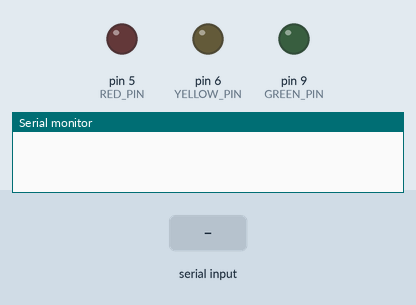
Recording of a sketch running on a simulated Arduino Uno, built with avr-gcc and run on an emulated ATmega328P. Parts: output pins drawn as LEDs (lit = HIGH), the last lines printed to the serial monitor. The inputs (shaded band) are chosen by the test bench.

Above: at 0.01 s.
At 1.3 s:
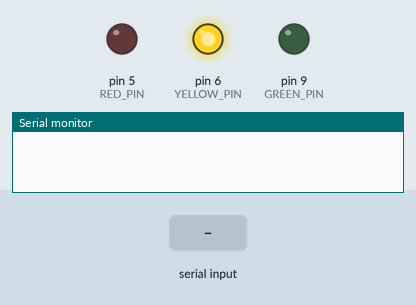
1.4 s: "1" received over Serial
At 3.4 s:
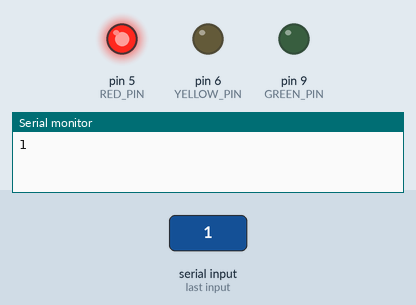
Timing chart, 0 to 4.9 s (numbered marks = the images above; inputs shaded):
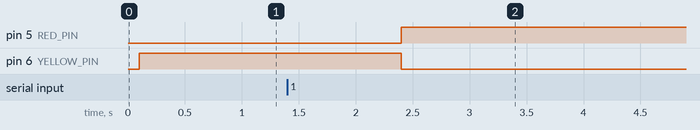

The sketch:

bossBotBox.ino
```cpp
#include <ArduinoJson.h>

int RED_PIN = 5;
int YELLOW_PIN = 6;
int GREEN_PIN = 9;
double concentration_rate = 0.0;
double target = 50.0;

String updateFromServerString = "";
StaticJsonDocument<JSON_OBJECT_SIZE(6)> receiveFromServerDoc;

void setup() {
  // put your setup code here, to run once:
  Serial.begin(9600);
  delay(100);

  pinMode(RED_PIN, OUTPUT);
  pinMode(YELLOW_PIN, OUTPUT);
  pinMode(GREEN_PIN, OUTPUT);

  digitalWrite(GREEN_PIN, LOW);
  digitalWrite(YELLOW_PIN, HIGH);
  digitalWrite(RED_PIN, LOW);
}

void loop() {
  // dummy bit for supporting clip in video
//  digitalWrite(GREEN_PIN, HIGH);
//  digitalWrite(YELLOW_PIN, LOW);
//  digitalWrite(RED_PIN, LOW);
//  delay(1000);
//
//  digitalWrite(GREEN_PIN, LOW);
//  digitalWrite(YELLOW_PIN, HIGH);
//  digitalWrite(RED_PIN, LOW);
//  delay(1000);
//
//  digitalWrite(GREEN_PIN, LOW);
//  digitalWrite(YELLOW_PIN, LOW);
//  digitalWrite(RED_PIN, HIGH);
//  delay(1000);
//
//  digitalWrite(GREEN_PIN, LOW);
//  digitalWrite(YELLOW_PIN, LOW);
//  digitalWrite(RED_PIN, LOW);
//  delay(1000);


  readState();
}


void readState(){
  if (Serial.available()){
    updateFromServerString = Serial.readString();
    Serial.println(updateFromServerString);

    if(updateFromServerString){
      DeserializationError err = deserializeJson(receiveFromServerDoc, updateFromServerString);
      if(err){
        if(Serial.available()){
          Serial.println("ERROR: ");
          Serial.println(err.c_str());
        }
        return;
        // if it succeeded
      }else{
        concentration_rate = receiveFromServerDoc["concentration_rate"];
        target = receiveFromServerDoc["target"];
        if (concentration_rate > target){
          digitalWrite(GREEN_PIN, HIGH);
          digitalWrite(YELLOW_PIN, LOW);
          digitalWrite(RED_PIN, LOW);
        }else if(concentration_rate > target &
                concentration_rate < target/2.0){
          digitalWrite(GREEN_PIN, LOW);
          digitalWrite(YELLOW_PIN, HIGH);
          digitalWrite(RED_PIN, LOW);
        }else{
          digitalWrite(GREEN_PIN, LOW);
          digitalWrite(YELLOW_PIN, LOW);
          digitalWrite(RED_PIN, HIGH);
        }
      }
    }else{
      return;
    }
  }
}
```

Measured:
- after the input at 1.4 s, pin 5 (RED_PIN): LOW → HIGH after 1.0 s; pin 6 (YELLOW_PIN): HIGH → LOW after 1.0 s
